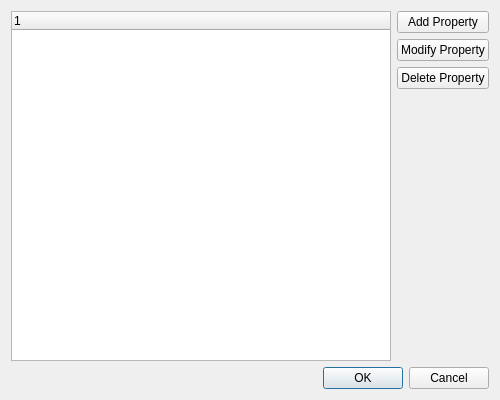
<?xml version="1.0" encoding="UTF-8"?>
<ui version="4.0">
 <class>PropertiesDlg</class>
 <widget class="QDialog" name="PropertiesDlg">
  <property name="geometry">
   <rect>
    <x>0</x>
    <y>0</y>
    <width>500</width>
    <height>400</height>
   </rect>
  </property>
  <property name="windowTitle">
   <string>View and modify properties</string>
  </property>
  <layout class="QGridLayout" name="gridLayout">
   <item row="0" column="0" rowspan="4">
    <widget class="Propertylist" name="tvPropertyList">
     <column>
      <property name="text">
       <string notr="true">1</string>
      </property>
     </column>
    </widget>
   </item>
   <item row="4" column="0" colspan="2">
    <widget class="QDialogButtonBox" name="buttonBox">
     <property name="orientation">
      <enum>Qt::Horizontal</enum>
     </property>
     <property name="standardButtons">
      <set>QDialogButtonBox::Cancel|QDialogButtonBox::Ok</set>
     </property>
    </widget>
   </item>
   <item row="0" column="1">
    <widget class="QPushButton" name="pbAdd">
     <property name="text">
      <string>Add Property</string>
     </property>
    </widget>
   </item>
   <item row="1" column="1">
    <widget class="QPushButton" name="pbModify">
     <property name="text">
      <string>Modify Property</string>
     </property>
    </widget>
   </item>
   <item row="2" column="1">
    <widget class="QPushButton" name="pbDelete">
     <property name="text">
      <string>Delete Property</string>
     </property>
    </widget>
   </item>
  </layout>
 </widget>
 <customwidgets>
  <customwidget>
   <class>Propertylist</class>
   <extends>QTreeWidget</extends>
   <header>fronthelpers/propertylist.h</header>
  </customwidget>
 </customwidgets>
 <resources/>
 <connections>
  <connection>
   <sender>buttonBox</sender>
   <signal>accepted()</signal>
   <receiver>PropertiesDlg</receiver>
   <slot>accept()</slot>
   <hints>
    <hint type="sourcelabel">
     <x>248</x>
     <y>254</y>
    </hint>
    <hint type="destinationlabel">
     <x>157</x>
     <y>274</y>
    </hint>
   </hints>
  </connection>
  <connection>
   <sender>buttonBox</sender>
   <signal>rejected()</signal>
   <receiver>PropertiesDlg</receiver>
   <slot>reject()</slot>
   <hints>
    <hint type="sourcelabel">
     <x>316</x>
     <y>260</y>
    </hint>
    <hint type="destinationlabel">
     <x>286</x>
     <y>274</y>
    </hint>
   </hints>
  </connection>
 </connections>
</ui>
